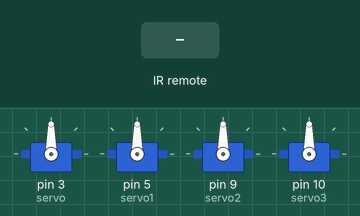
Simulated run of this sketch. Board: Arduino Uno, built with avr-gcc and run on an emulated ATmega328P. Shown: 4 × servo. The inputs (shaded band) are chosen by the test bench.

Above: at 1.2 s.
1.3 s: infrared code 0x516AE9 received
At 2.4 s:
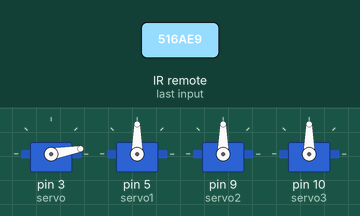
2.8 s: infrared code 0x532ACD received
At 3.5 s:
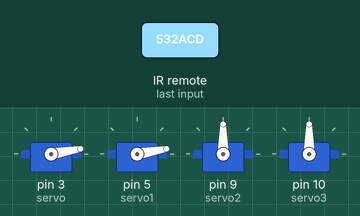
4.3 s: infrared code 0x526AD9 received
At 4.7 s:
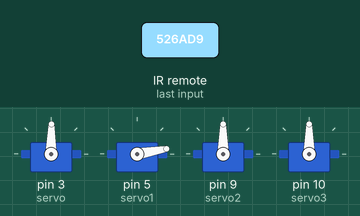
5.8 s: infrared code 0x528AD7 received
At 7.0 s:
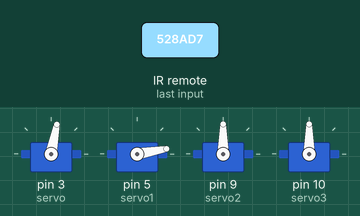
7.3 s: infrared code 0x53AAC5 received
At 8.1 s:
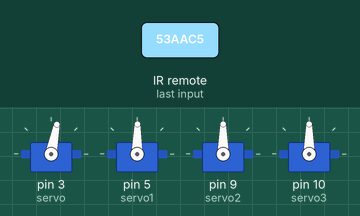
8.8 s: infrared code 0x51AAE5 received
At 9.3 s:
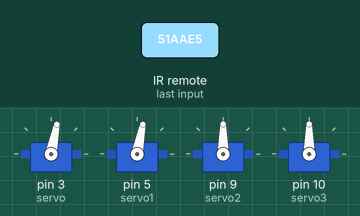
Timing chart, 0 to 11.3 s (numbered marks = the images above; inputs shaded):
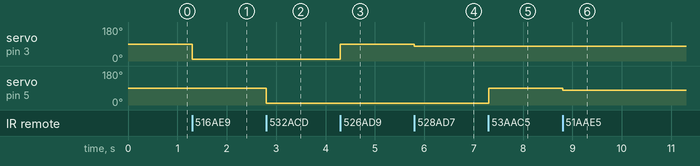

The sketch:

sketch_nov07a.ino
```cpp
#include <Servo.h>
#include <IRremote.h>
int RECV_PIN = 6;
IRrecv irrecv(RECV_PIN);
decode_results results;
Servo servo;
Servo servo1;
Servo servo2;
Servo servo3;
int servoPos=0;
int servoPos1=0;
int servoPos2=0;
int servoPos3=0;
void setup() {
 irrecv.enableIRIn(); // Start the receiver
 servo.attach(3);
 servo1.attach(5);
 servo2.attach(9);
 servo3.attach(10);
}

void loop() {
if (irrecv.decode(&results)) {
switch (results.value) {

case 0x526AD9: // 按鍵「0」時停止不轉
servoPos = 89;
servo.write(servoPos);
break;

case 0x528AD7: // 按鍵「往左快轉」...
if (servoPos > 10) {
servoPos -= 10;
servo.write(servoPos); //減10度(愈接近0)
}
break;

case 0x516AE9: // 按鍵「往右快轉」...
if (servoPos < 170) {
servoPos += 10;
servo.write(servoPos);//加10度(愈接近180)
}
break;
}
if (irrecv.decode(&results)) {
switch (results.value) {

case 0x53AAC5: // 按鍵「0」時停止不轉
servoPos1 = 89;
servo1.write(servoPos1);
break;

case 0x51AAE5: // 按鍵「往左快轉」...
if (servoPos1 > 10) {
servoPos1 -= 10;
servo1.write(servoPos1); //減10度(愈接近0)
}
break;

case 0x532ACD: // 按鍵「往右快轉」...
if (servoPos1 < 170) {
servoPos1 += 10;
servo1.write(servoPos1);//加10度(愈接近180)
}
break;
}
if (irrecv.decode(&results)) {
switch (results.value) {

case 0x50AAF5: // 按鍵「0」時停止不轉
servoPos2 = 89;
servo2.write(servoPos2);
break;

case 0x506AF9: // 按鍵「往左快轉」...
if (servoPos2 > 10) {
servoPos2 -= 10;
servo2.write(servoPos2); //減10度(愈接近0)
}
break;

case 0x52AAD5: // 按鍵「往右快轉」...
if (servoPos2 < 170) {
servoPos2 += 10;
servo2.write(servoPos2);//加10度(愈接近180)
}
break;
}
if (irrecv.decode(&results)) {
switch (results.value) {

case 0x522ADD: // 按鍵「0」時停止不轉
servoPos3 = 89;
servo3.write(servoPos3);
break;

case 0x512AED: // 按鍵「往左快轉」...
if (servoPos3 > 10) {
servoPos3 -= 10;
servo3.write(servoPos3); //減10度(愈接近0)
}
break;

case 0x502AFD: // 按鍵「往右快轉」...
if (servoPos3 < 170) {
servoPos3 += 10;
servo3.write(servoPos3);//加10度(愈接近180)
}
break;
}
irrecv.resume(); // 準備接收下一筆資料
}
}
}
}
}
```

Measured:
- after the input at 1.3 s, servo on pin 3 (servo): 90° → 10° at once
- after the input at 2.8 s, servo on pin 5 (servo1): 90° → 10° at once
- after the input at 4.3 s, servo on pin 3 (servo): 10° → 89° at once
- after the input at 5.8 s, servo on pin 3 (servo): 89° → 79° at once
- after the input at 7.3 s, servo on pin 5 (servo1): 10° → 89° at once
- after the input at 8.8 s, servo on pin 5 (servo1): 89° → 79° at once
